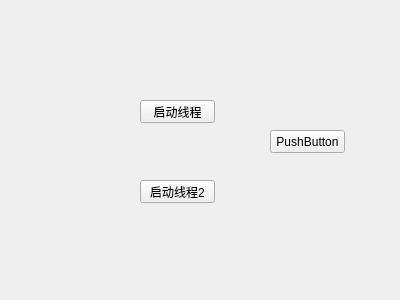
<?xml version="1.0" encoding="UTF-8"?>
<ui version="4.0">
 <class>MyWidget</class>
 <widget class="QWidget" name="MyWidget">
  <property name="geometry">
   <rect>
    <x>0</x>
    <y>0</y>
    <width>400</width>
    <height>300</height>
   </rect>
  </property>
  <property name="windowTitle">
   <string>MyWidget</string>
  </property>
  <widget class="QPushButton" name="pushButton">
   <property name="geometry">
    <rect>
     <x>140</x>
     <y>100</y>
     <width>75</width>
     <height>23</height>
    </rect>
   </property>
   <property name="text">
    <string>启动线程</string>
   </property>
  </widget>
  <widget class="QPushButton" name="pushButton_2">
   <property name="geometry">
    <rect>
     <x>140</x>
     <y>180</y>
     <width>75</width>
     <height>23</height>
    </rect>
   </property>
   <property name="text">
    <string>启动线程2</string>
   </property>
  </widget>
  <widget class="QPushButton" name="pushButton_3">
   <property name="geometry">
    <rect>
     <x>270</x>
     <y>130</y>
     <width>75</width>
     <height>23</height>
    </rect>
   </property>
   <property name="text">
    <string>PushButton</string>
   </property>
  </widget>
 </widget>
 <layoutdefault spacing="6" margin="11"/>
 <resources/>
 <connections/>
</ui>
